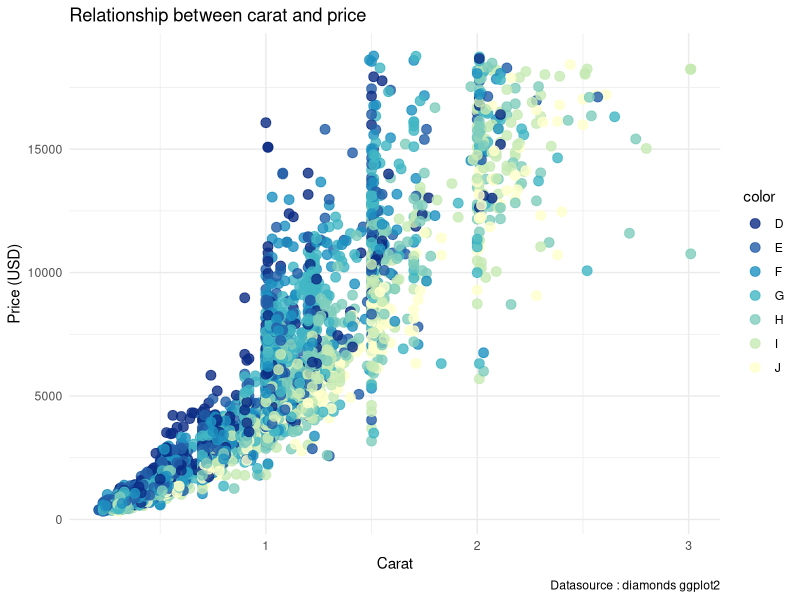
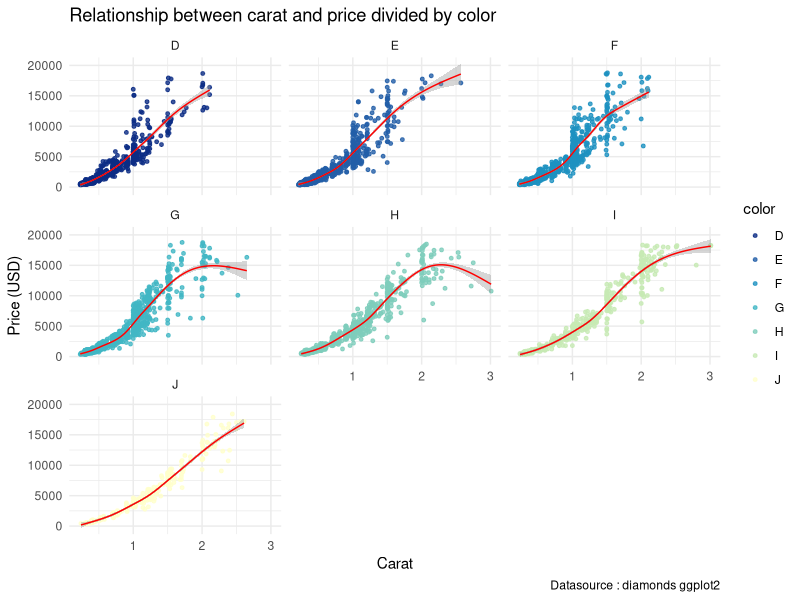
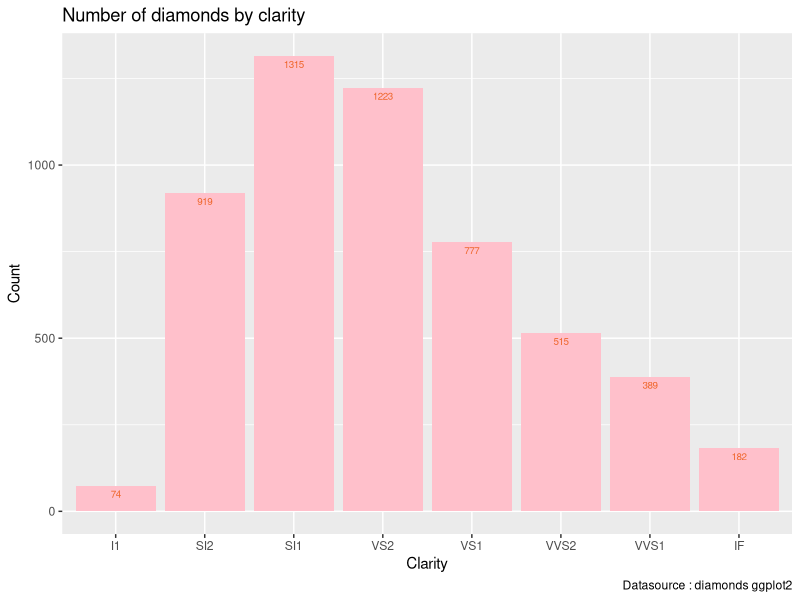
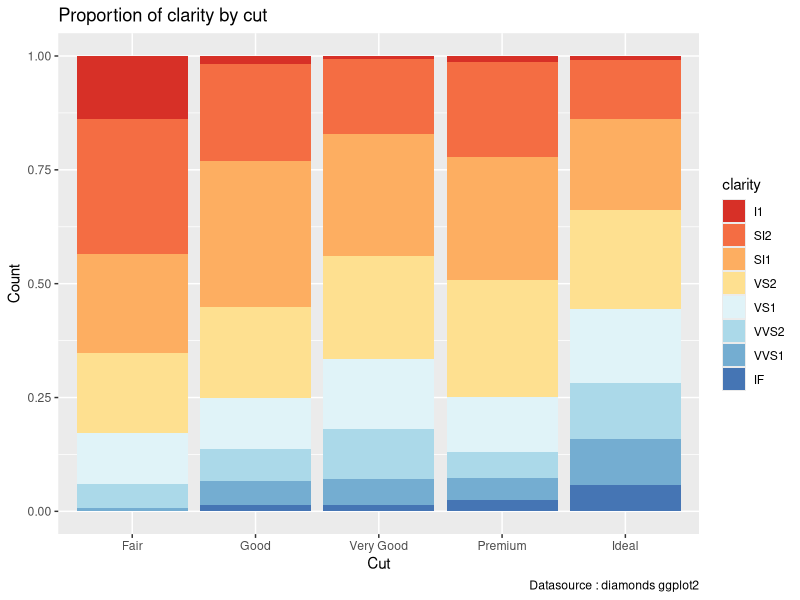
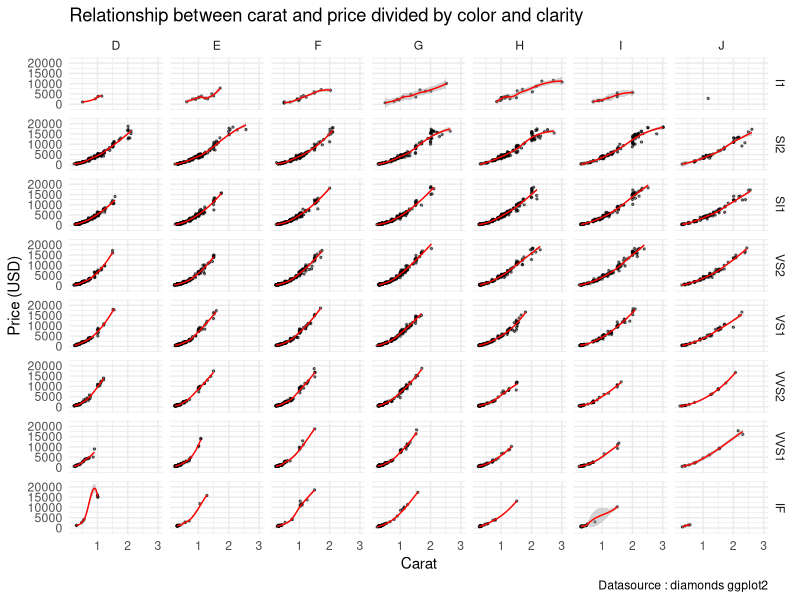

The R script that drew these images, in order:
## ---- chunk 1
library(tidyverse)

set.seed(25)
diamonds %>%
  sample_frac(0.1) %>%
  ggplot(aes(carat, price, col=color)) +
  geom_point(size = 3, alpha = 0.8) +
  theme_minimal() +
  scale_color_brewer(type = "seq", palette = "YlGnBu", direction = -1) +
  labs(
    title = "Relationship between carat and price",
    x = "Carat",
    y = "Price (USD)",
    caption = "Datasource : diamonds ggplot2"
  )
## ---- chunk 2

set.seed(25)
diamonds %>%
  sample_frac(0.1) %>%
  ggplot(aes(carat, price, col=color)) +
  geom_point(size = 1, alpha = 0.8) +
  geom_smooth(col="red", size = 0.5) +
  theme_minimal() +
  facet_wrap(~color, ncol = 3) +
  scale_color_brewer(type = "seq", palette = "YlGnBu", direction = -1) +
  labs(
    title = "Relationship between carat and price divided by color",
    x = "Carat",
    y = "Price (USD)",
    caption = "Datasource : diamonds ggplot2"
  )
## ---- chunk 3

set.seed(25)
diamonds %>%
  sample_frac(0.1) %>%
  ggplot(aes(clarity)) +
  geom_bar(fill = "#ffc0cb") +
  geom_text(aes(label = ..count..), stat = "count", vjust = 1.5, size = 2.5, col = "#ef662c") +
  labs(
    title = "Number of diamonds by clarity",
    x = "Clarity",
    y = "Count",
    caption = "Datasource : diamonds ggplot2"
  )
## ---- chunk 4

set.seed(25)
diamonds %>%
  sample_frac(0.1) %>%
  ggplot(aes(cut, fill = clarity)) +
  geom_bar(position = "fill") +
  scale_fill_brewer(type = "div", palette = "RdYlBu", direction = 1) +
  labs(
    title = "Proportion of clarity by cut",
    x = "Cut",
    y = "Count",
    caption = "Datasource : diamonds ggplot2"
  )
## ---- chunk 5

set.seed(25)
diamonds %>%
  sample_frac(0.1) %>%
  ggplot(aes(carat, price)) +
  geom_point(size = 0.5, alpha = 0.5) +
  geom_smooth(col="red", size = 0.5) +
  theme_minimal() +
  facet_grid(clarity ~ color) +
  labs(
    title = "Relationship between carat and price divided by color and clarity",
    x = "Carat",
    y = "Price (USD)",
    caption = "Datasource : diamonds ggplot2"
  )
